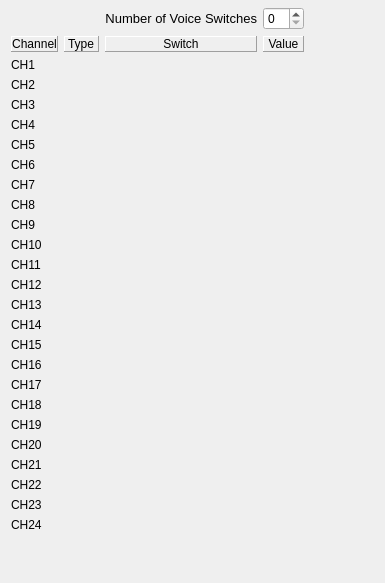
     <widget class="QWidget" name="tabSafetySwitches">
      <property name="autoFillBackground">
       <bool>false</bool>
      </property>
      <attribute name="title">
       <string>Safety Switches</string>
      </attribute>
      <layout class="QGridLayout" name="grid_tabSafetySwitches" rowstretch="0,0,0,0,0,0,0,0,0,0,0,0,0,0,0,0,0,0,0,0,0,0,0,0,0,0,0" columnstretch="0,0,0,0,0">
       <property name="topMargin">
        <number>7</number>
       </property>
       <property name="verticalSpacing">
        <number>6</number>
       </property>
       <item row="1" column="0">
        <widget class="QLabel" name="label_56">
         <property name="frameShape">
          <enum>QFrame::Panel</enum>
         </property>
         <property name="frameShadow">
          <enum>QFrame::Raised</enum>
         </property>
         <property name="midLineWidth">
          <number>0</number>
         </property>
         <property name="text">
          <string>Channel</string>
         </property>
         <property name="alignment">
          <set>Qt::AlignCenter</set>
         </property>
         <property name="margin">
          <number>3</number>
         </property>
        </widget>
       </item>
       <item row="1" column="2">
        <widget class="QLabel" name="label_66">
         <property name="frameShape">
          <enum>QFrame::Panel</enum>
         </property>
         <property name="frameShadow">
          <enum>QFrame::Raised</enum>
         </property>
         <property name="midLineWidth">
          <number>0</number>
         </property>
         <property name="text">
          <string>Switch</string>
         </property>
         <property name="alignment">
          <set>Qt::AlignCenter</set>
         </property>
         <property name="margin">
          <number>3</number>
         </property>
        </widget>
       </item>
       <item row="1" column="3">
        <widget class="QLabel" name="label_80">
         <property name="frameShape">
          <enum>QFrame::Panel</enum>
         </property>
         <property name="frameShadow">
          <enum>QFrame::Raised</enum>
         </property>
         <property name="midLineWidth">
          <number>0</number>
         </property>
         <property name="text">
          <string>Value</string>
         </property>
         <property name="alignment">
          <set>Qt::AlignCenter</set>
         </property>
         <property name="margin">
          <number>3</number>
         </property>
        </widget>
       </item>
       <item row="2" column="0">
        <widget class="QLabel" name="SS1">
         <property name="text">
          <string notr="true">CH1</string>
         </property>
        </widget>
       </item>
       <item row="3" column="0">
        <widget class="QLabel" name="SS2">
         <property name="text">
          <string notr="true">CH2</string>
         </property>
        </widget>
       </item>
       <item row="4" column="0">
        <widget class="QLabel" name="SS3">
         <property name="text">
          <string notr="true">CH3</string>
         </property>
        </widget>
       </item>
       <item row="5" column="0">
        <widget class="QLabel" name="SS4">
         <property name="text">
          <string notr="true">CH4</string>
         </property>
        </widget>
       </item>
       <item row="6" column="0">
        <widget class="QLabel" name="SS5">
         <property name="text">
          <string notr="true">CH5</string>
         </property>
        </widget>
       </item>
       <item row="7" column="0">
        <widget class="QLabel" name="SS6">
         <property name="text">
          <string notr="true">CH6</string>
         </property>
        </widget>
       </item>
       <item row="8" column="0">
        <widget class="QLabel" name="SS7">
         <property name="text">
          <string notr="true">CH7</string>
         </property>
        </widget>
       </item>
       <item row="9" column="0">
        <widget class="QLabel" name="SS8">
         <property name="text">
          <string notr="true">CH8</string>
         </property>
        </widget>
       </item>
       <item row="10" column="0">
        <widget class="QLabel" name="SS9">
         <property name="text">
          <string notr="true">CH9</string>
         </property>
        </widget>
       </item>
       <item row="11" column="0">
        <widget class="QLabel" name="SS10">
         <property name="text">
          <string notr="true">CH10</string>
         </property>
        </widget>
       </item>
       <item row="12" column="0">
        <widget class="QLabel" name="SS11">
         <property name="text">
          <string notr="true">CH11</string>
         </property>
        </widget>
       </item>
       <item row="13" column="0">
        <widget class="QLabel" name="SS12">
         <property name="text">
          <string notr="true">CH12</string>
         </property>
        </widget>
       </item>
       <item row="14" column="0">
        <widget class="QLabel" name="SS13">
         <property name="text">
          <string notr="true">CH13</string>
         </property>
        </widget>
       </item>
       <item row="15" column="0">
        <widget class="QLabel" name="SS14">
         <property name="text">
          <string notr="true">CH14</string>
         </property>
        </widget>
       </item>
       <item row="16" column="0">
        <widget class="QLabel" name="SS15">
         <property name="text">
          <string notr="true">CH15</string>
         </property>
        </widget>
       </item>
       <item row="0" column="3">
        <widget class="QSpinBox" name="NumVoiceSwSB">
         <property name="maximum">
          <number>24</number>
         </property>
        </widget>
       </item>
       <item row="0" column="2">
        <widget class="QLabel" name="label_83">
         <property name="font">
          <font>
           <pointsize>10</pointsize>
          </font>
         </property>
         <property name="text">
          <string>Number of Voice Switches</string>
         </property>
         <property name="alignment">
          <set>Qt::AlignRight|Qt::AlignTrailing|Qt::AlignVCenter</set>
         </property>
        </widget>
       </item>
       <item row="1" column="1">
        <widget class="QLabel" name="label_84">
         <property name="frameShape">
          <enum>QFrame::Panel</enum>
         </property>
         <property name="frameShadow">
          <enum>QFrame::Raised</enum>
         </property>
         <property name="text">
          <string>Type</string>
         </property>
        </widget>
       </item>
       <item row="26" column="0">
        <spacer name="verticalSpacer_4">
         <property name="orientation">
          <enum>Qt::Vertical</enum>
         </property>
         <property name="sizeHint" stdset="0">
          <size>
           <width>20</width>
           <height>40</height>
          </size>
         </property>
        </spacer>
       </item>
       <item row="17" column="0">
        <widget class="QLabel" name="SS16">
         <property name="text">
          <string notr="true">CH16</string>
         </property>
        </widget>
       </item>
       <item row="18" column="0">
        <widget class="QLabel" name="SS17">
         <property name="text">
          <string notr="true">CH17</string>
         </property>
        </widget>
       </item>
       <item row="19" column="0">
        <widget class="QLabel" name="SS18">
         <property name="text">
          <string notr="true">CH18</string>
         </property>
        </widget>
       </item>
       <item row="20" column="0">
        <widget class="QLabel" name="SS19">
         <property name="text">
          <string notr="true">CH19</string>
         </property>
        </widget>
       </item>
       <item row="21" column="0">
        <widget class="QLabel" name="SS20">
         <property name="text">
          <string notr="true">CH20</string>
         </property>
        </widget>
       </item>
       <item row="22" column="0">
        <widget class="QLabel" name="SS21">
         <property name="text">
          <string notr="true">CH21</string>
         </property>
        </widget>
       </item>
       <item row="23" column="0">
        <widget class="QLabel" name="SS22">
         <property name="text">
          <string notr="true">CH22</string>
         </property>
        </widget>
       </item>
       <item row="24" column="0">
        <widget class="QLabel" name="SS23">
         <property name="text">
          <string notr="true">CH23</string>
         </property>
        </widget>
       </item>
       <item row="25" column="0">
        <widget class="QLabel" name="SS24">
         <property name="text">
          <string notr="true">CH24</string>
         </property>
        </widget>
       </item>
       <item row="1" column="4">
        <widget class="QLabel" name="label_179">
         <property name="minimumSize">
          <size>
           <width>64</width>
           <height>0</height>
          </size>
         </property>
         <property name="maximumSize">
          <size>
           <width>64</width>
           <height>16777215</height>
          </size>
         </property>
         <property name="frameShape">
          <enum>QFrame::NoFrame</enum>
         </property>
         <property name="frameShadow">
          <enum>QFrame::Plain</enum>
         </property>
         <property name="text">
          <string/>
         </property>
        </widget>
       </item>
      </layout>
     </widget>
